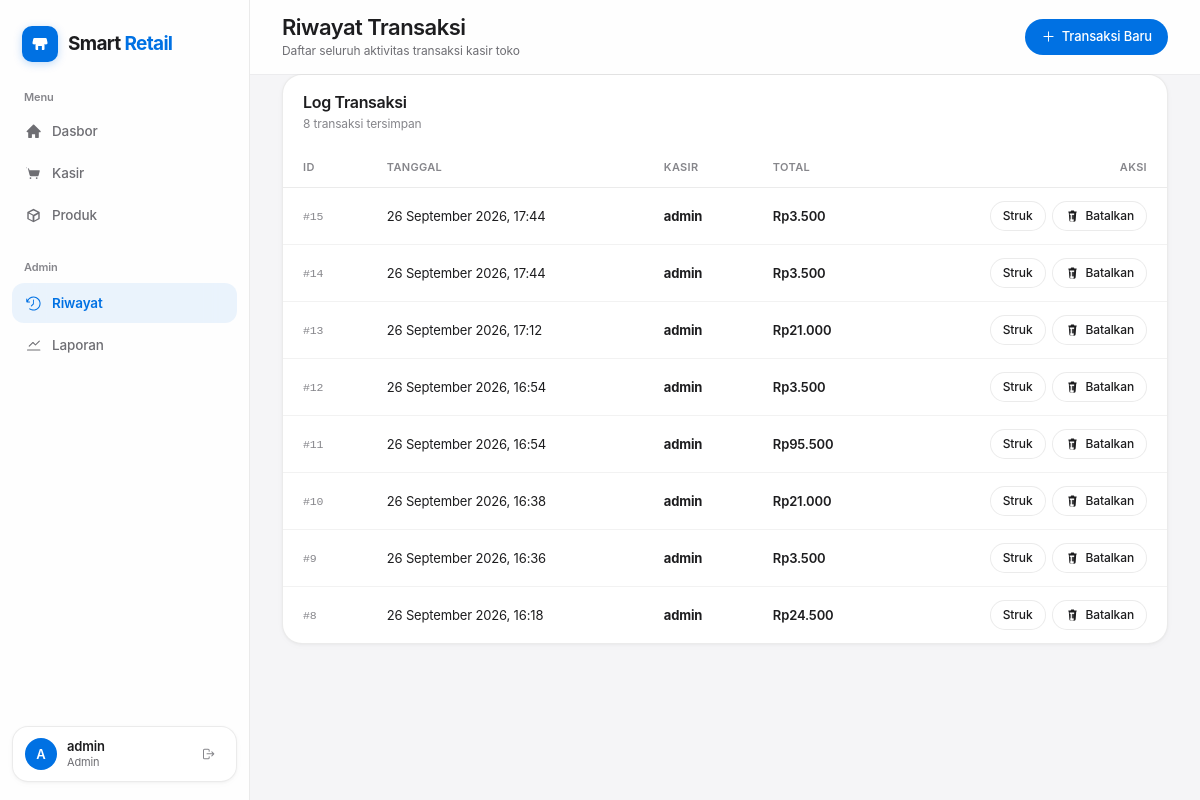
Before: /transaksi (signed in) with the older database file.
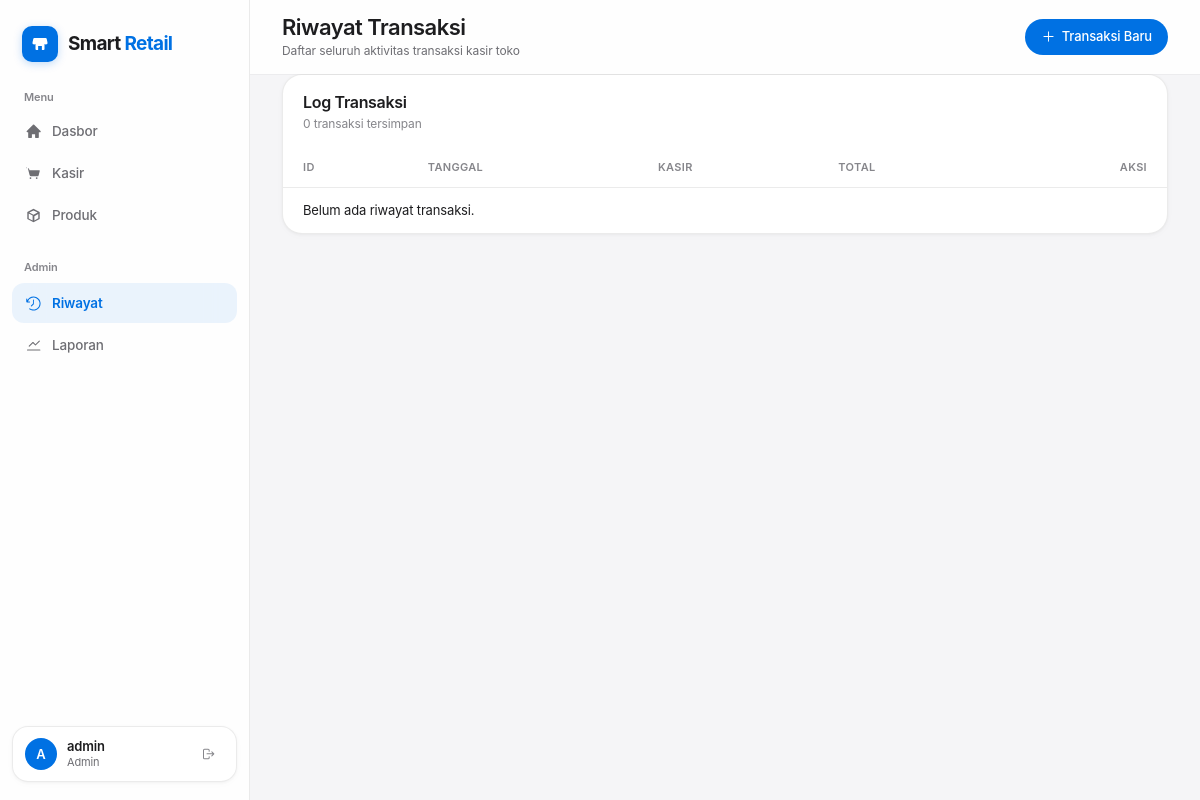
After: the same page with the newer database file.
### tables this page shows
CREATE TABLE Transaksi (
                id INTEGER PRIMARY KEY AUTOINCREMENT,
                tanggal TEXT NOT NULL,
                total_bayar INTEGER NOT NULL CHECK(total_bayar >= 0)
            , uang_bayar INTEGER NOT NULL DEFAULT 0, kembalian INTEGER NOT NULL DEFAULT 0, id_kasir INTEGER NOT NULL DEFAULT 1);

CREATE TABLE Users (
                id INTEGER PRIMARY KEY AUTOINCREMENT,
                username TEXT NOT NULL UNIQUE,
                password TEXT NOT NULL,
                role TEXT NOT NULL CHECK(role IN ('Admin', 'Kasir'))
            );

### app.py (the view)
@app.get("/transaksi")
@login_required("Admin")
def transaksi():
    conn = koneksi_db()
    cursor = conn.cursor(dictionary=True)
    cursor.execute("SELECT t.*, u.username FROM transaksi t JOIN users u ON u.id = t.id_kasir ORDER BY t.id DESC")
    daftar_transaksi = cursor.fetchall()
    cursor.close()
    conn.close()
    return render_template("transaksi.html", transaksi=daftar_transaksi)

### app.py (called while the page is built)
@app.after_request
def add_cache_headers(response):
    if request.path.startswith("/static/"):
        response.headers["Cache-Control"] = "public, max-age=3600"
    else:
        response.headers["Cache-Control"] = "no-store"
    return response

def koneksi_db(pilih_database=True):
    return SQLiteConnection()

def format_rupiah(nilai):
    return f"Rp{int(nilai or 0):,}".replace(",", ".")

@app.template_filter("rupiah")
def filter_rupiah(nilai):
    return format_rupiah(nilai)

@app.template_filter("tanggal_indonesia")
def filter_tanggal_indonesia(nilai, format_waktu="%d %b %Y, %H:%M"):
    if isinstance(nilai, datetime):
        return nilai.strftime(format_waktu)
    try:
        return datetime.fromisoformat(str(nilai)).strftime(format_waktu)
    except (TypeError, ValueError):
        return str(nilai or "-")

@app.context_processor
def inject_globals():
    return {"user": {"nama": session.get("username"), "role": session.get("role")}}

    def execute(self, query, params=()):
        self._cursor.execute(query.replace("%s", "?"), params)
        return self

    def fetchall(self):
        return self._cursor.fetchall()

    def close(self):
        self._cursor.close()

### templates/transaksi.html (shortened to what this page needs)
{% extends 'base.html' %}
{% import 'icons.html' as icons %}
{% block heading %}Riwayat Transaksi{% endblock %}
{% block subtitle %}Daftar seluruh aktivitas transaksi kasir toko{% endblock %}
{% block topbar_actions %}
  <a class="button primary" href="{{ url_for('pos') }}">
    {{ icons.icon('plus') }} Transaksi Baru
  </a>
{% endblock %}
{% block content %}
<section class="panel table-panel">
  <div class="panel-title">
    <div>
      <h2>Log Transaksi</h2>
      <span>{{ transaksi|length }} transaksi tersimpan</span>
    </div>
  </div>
  <div class="table-scroll">
    <table>
      <thead>
        <tr>
          <th>ID</th>
          <th>TANGGAL</th>
          <th>KASIR</th>
          <th>TOTAL</th>
          <th style="text-align: right;">AKSI</th>
        </tr>
      </thead>
      <tbody>
        {% for item in transaksi %}
          <tr>
            <td><span class="id-tag">#{{ item.id }}</span></td>
            <td>{{ item.tanggal|tanggal_indonesia('%d %B %Y, %H:%M') }}</td>
            <td><strong>{{ item.username }}</strong></td>
            <td class="price">{{ item.total_bayar|rupiah }}</td>
            <td style="text-align: right;">
              <div class="row-actions" style="display: inline-flex; gap: 6px; justify-content: flex-end; align-items: center;">
                <a class="button small" href="{{ url_for('detail_transaksi', id_transaksi=item.id) }}">
                  Struk
                </a>
                <form action="{{ url_for('hapus_transaksi', id_transaksi=item.id) }}" method="post" style="display: inline;" onsubmit="return confirm('Batalkan transaksi #{{ item.id }}? Stok barang akan dikembalikan ke inventaris toko.')">
                  <button class="button danger small" type="submit" title="Batalkan transaksi dan kembalikan stok">
                    {{ icons.icon('trash') }} Batalkan
                  </button>
                </form>
              </div>
            </td>
          </tr>
        {% else %}
          <tr>
            <td colspan="5" class="empty">Belum ada riwayat transaksi.</td>
          </tr>
        {% endfor %}
      </tbody>
    </table>
  </div>
</section>
{% endblock %}

Changed rows visible on the page:
removed Transaksi: id "15", tanggal|tanggal_indonesia "26 September 2026, 17:44", username "admin", total_bayar|rupiah "Rp3.500"
removed Transaksi: id "14", tanggal|tanggal_indonesia "26 September 2026, 17:44", username "admin", total_bayar|rupiah "Rp3.500"
removed Transaksi: id "13", tanggal|tanggal_indonesia "26 September 2026, 17:12", username "admin", total_bayar|rupiah "Rp21.000"
removed Transaksi: id "12", tanggal|tanggal_indonesia "26 September 2026, 16:54", username "admin", total_bayar|rupiah "Rp3.500"
removed Transaksi: id "11", tanggal|tanggal_indonesia "26 September 2026, 16:54", username "admin", total_bayar|rupiah "Rp95.500"
removed Transaksi: id "10", tanggal|tanggal_indonesia "26 September 2026, 16:38", username "admin", total_bayar|rupiah "Rp21.000"
removed Transaksi: id "9", tanggal|tanggal_indonesia "26 September 2026, 16:36", username "admin", total_bayar|rupiah "Rp3.500"
removed Transaksi: id "8", tanggal|tanggal_indonesia "26 September 2026, 16:18", username "admin", total_bayar|rupiah "Rp24.500"
Other visible differences:
{{ transaksi|length }}: "8" → "0"
text now shown: "Belum ada riwayat transaksi."
